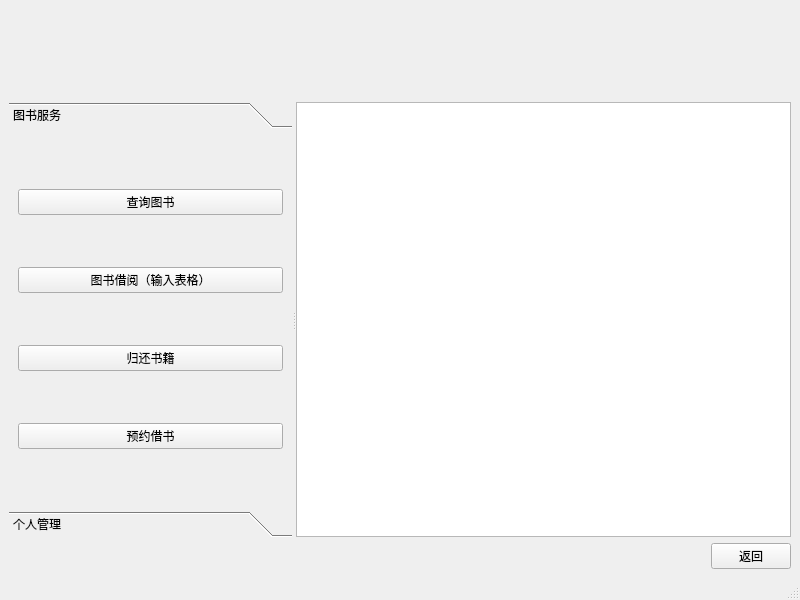
<?xml version="1.0" encoding="UTF-8"?>
<ui version="4.0">
 <class>u_MainWindow</class>
 <widget class="QMainWindow" name="u_MainWindow">
  <property name="geometry">
   <rect>
    <x>0</x>
    <y>0</y>
    <width>800</width>
    <height>600</height>
   </rect>
  </property>
  <property name="windowTitle">
   <string>MainWindow</string>
  </property>
  <widget class="QWidget" name="centralwidget">
   <layout class="QGridLayout" name="gridLayout">
    <item row="1" column="0">
     <widget class="QSplitter" name="splitter">
      <property name="orientation">
       <enum>Qt::Horizontal</enum>
      </property>
      <widget class="QToolBox" name="toolBox">
       <property name="currentIndex">
        <number>0</number>
       </property>
       <widget class="QWidget" name="widget">
        <property name="geometry">
         <rect>
          <x>0</x>
          <y>0</y>
          <width>322</width>
          <height>169</height>
         </rect>
        </property>
        <attribute name="label">
         <string>图书服务</string>
        </attribute>
        <layout class="QVBoxLayout" name="verticalLayout">
         <item>
          <widget class="QPushButton" name="search">
           <property name="text">
            <string>查询图书</string>
           </property>
          </widget>
         </item>
         <item>
          <widget class="QPushButton" name="form_in">
           <property name="text">
            <string>图书借阅（输入表格）</string>
           </property>
          </widget>
         </item>
         <item>
          <widget class="QPushButton" name="return_2">
           <property name="text">
            <string>归还书籍</string>
           </property>
          </widget>
         </item>
         <item>
          <widget class="QPushButton" name="reserve">
           <property name="text">
            <string>预约借书</string>
           </property>
          </widget>
         </item>
        </layout>
       </widget>
       <widget class="QWidget" name="page_2">
        <property name="geometry">
         <rect>
          <x>0</x>
          <y>0</y>
          <width>322</width>
          <height>169</height>
         </rect>
        </property>
        <attribute name="label">
         <string>个人管理</string>
        </attribute>
        <layout class="QVBoxLayout" name="verticalLayout_3">
         <item>
          <layout class="QVBoxLayout" name="verticalLayout_2">
           <item>
            <widget class="QPushButton" name="debt">
             <property name="text">
              <string>归还欠款</string>
             </property>
            </widget>
           </item>
           <item>
            <widget class="QPushButton" name="permission">
             <property name="text">
              <string>查看权限</string>
             </property>
            </widget>
           </item>
           <item>
            <widget class="QPushButton" name="changepw">
             <property name="text">
              <string>修改密码</string>
             </property>
            </widget>
           </item>
          </layout>
         </item>
        </layout>
       </widget>
      </widget>
      <widget class="QPlainTextEdit" name="plainTextEdit"/>
     </widget>
    </item>
    <item row="2" column="0">
     <layout class="QHBoxLayout" name="horizontalLayout">
      <item>
       <spacer name="horizontalSpacer">
        <property name="orientation">
         <enum>Qt::Horizontal</enum>
        </property>
        <property name="sizeHint" stdset="0">
         <size>
          <width>40</width>
          <height>20</height>
         </size>
        </property>
       </spacer>
      </item>
      <item>
       <widget class="QPushButton" name="exit">
        <property name="text">
         <string>返回</string>
        </property>
       </widget>
      </item>
     </layout>
    </item>
    <item row="0" column="0">
     <widget class="QLabel" name="title">
      <property name="sizePolicy">
       <sizepolicy hsizetype="Preferred" vsizetype="Maximum">
        <horstretch>0</horstretch>
        <verstretch>0</verstretch>
       </sizepolicy>
      </property>
      <property name="font">
       <font>
        <family>SimSun-ExtB</family>
        <pointsize>48</pointsize>
       </font>
      </property>
      <property name="text">
       <string/>
      </property>
      <property name="textFormat">
       <enum>Qt::PlainText</enum>
      </property>
     </widget>
    </item>
   </layout>
  </widget>
  <widget class="QMenuBar" name="menubar">
   <property name="geometry">
    <rect>
     <x>0</x>
     <y>0</y>
     <width>800</width>
     <height>22</height>
    </rect>
   </property>
  </widget>
  <widget class="QStatusBar" name="statusbar"/>
 </widget>
 <resources/>
 <connections/>
</ui>
